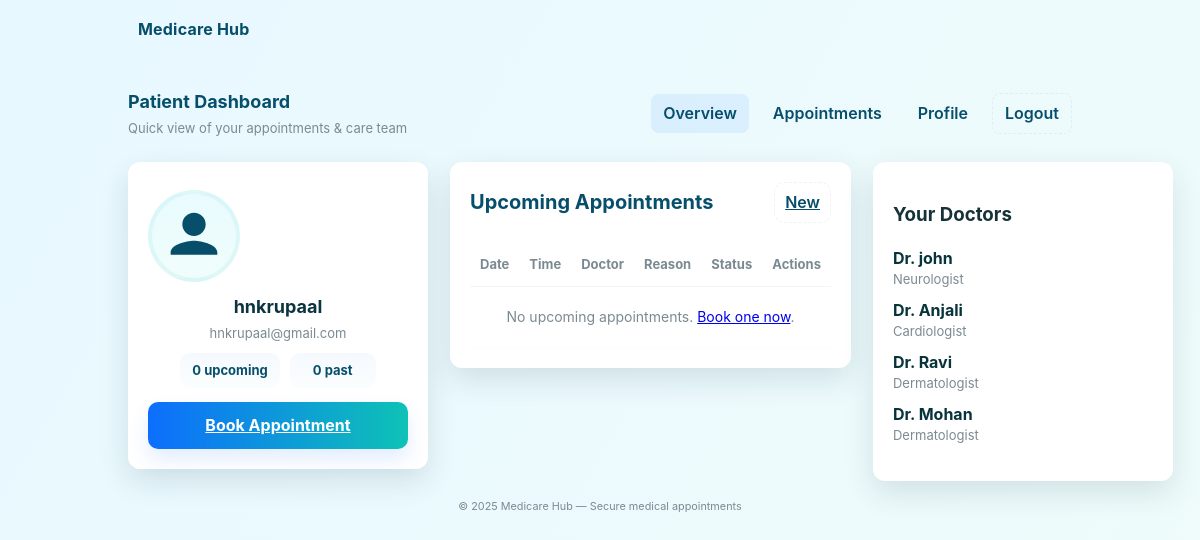
The app's page /accounts/dashboard/patient/ (signed in) with its own data.
### accounts/models.py (models this page shows, shortened)
class Doctor(models.Model):
    user = models.OneToOneField(User,null=True,on_delete=models.CASCADE)
    specialization = models.CharField(max_length=20,null=True)
    phone = models.CharField(max_length=20,null=True,blank=True,unique=True)
    experience_years = models.IntegerField(null=True)
    qualification = models.CharField(max_length=100,null=True,blank=True)
    license_number = models.CharField(max_length=50, unique=True, null=True, blank=True)

### accounts/views.py (the view)
# urls.py: path("dashboard/patient/", views.patient_dashboard, name="patient_dashboard"),
@login_required
def patient_dashboard(request):
    patient = Patient.objects.get(user=request.user)
    upcoming_appointments = Appointment.objects.filter(
        patient=patient
    ).order_by("date", "time")
    context = {
        "patient": patient,
        "upcoming_appointments": upcoming_appointments,
        "upcoming_appointments_count": upcoming_appointments.count(),
        "past_appointments_count": Appointment.objects.filter(patient=patient, date__lt=timezone.now().date()).count(),
        "doctors": Doctor.objects.all(),
    }
    return render(request, "accounts/patient_dashboard.html", context)

### accounts/templates/accounts/patient_dashboard.html (shortened to what this page needs)
<!DOCTYPE html>
<html lang="en">
<head>
  {% load static %}
  <link rel="stylesheet" href="{% static 'css/style.css' %}">
</head>
<body>
  <header class="site-header">
    <div class="site-brand">
      <span class="brand-name">Medicare Hub</span>
    </div>
  </header>
  <main class="dashboard-wrap">
    <div class="top-nav">
      <div>
        <h1 style="font-size:18px;margin:0;color:var(--accent-deep)">Patient Dashboard</h1>
        <p style="margin:4px 0 0 0;color:var(--muted);font-size:13px;">Quick view of your appointments & care team</p>
      </div>
      <div class="nav-links">
        <a href="{% url 'patient_dashboard' %}" class="active">Overview</a>
        <a href="{% url 'patient_appointments' %}">Appointments</a>
        <a href="{% url 'patient_profile' %}">Profile</a>
        <a href="{% url 'logout' %}" class="btn-ghost">Logout</a>
      </div>
    </div>
    <section class="dashboard-grid">
      <aside class="card profile-card">
        <div class="avatar"><svg viewBox="0 0 24 24"><path d="M12 12c2.8 0 5-2.2 5-5s-2.2-5-5-5-5 2.2-5 5 2.2 5 5 5zm0 2c-3.3 0-10 1.7-10 5v1h20v-1c0-3.3-6.7-5-10-5z"/></svg></div>
        <div class="profile-name">{{ user.username }}</div>
        <div class="profile-meta">{{ user.email }}</div>
        <div class="stat-row">
          <div class="stat">{{ upcoming_appointments_count }} upcoming</div>
          <div class="stat">{{ past_appointments_count }} past</div>
        </div>
        <div style="margin-top:14px;">
          <a href="{% url 'book_appointment' %}" class="btn-primary" style="display:block;text-align:center;">Book Appointment</a>
        </div>
      </aside>
      <section class="card">
        <div class="main-header">
          <h2>Upcoming Appointments</h2>
          <a href="{% url 'book_appointment' %}" class="btn-ghost">New</a>
        </div>
        <div style="overflow:auto;">
          <table class="table">
            <thead>
              <tr>
                <th>Date</th><th>Time</th><th>Doctor</th><th>Reason</th><th>Status</th><th>Actions</th>
              </tr>
            </thead>
            <tbody>
              {% for appt in upcoming_appointments %}
              <tr>
                <td>{{ appt.date }}</td>
                <td>{{ appt.time }}</td>
                <td>{{ appt.doctor.user.username }} — {{ appt.doctor.specialization }}</td>
                <td>{{ appt.reason }}</td>
                <td>
                  <span class="status-pill
                    {% if appt.status == 'Confirmed' %}status-confirmed
                    {% elif appt.status == 'Pending' %}status-pending
                    {% elif appt.status == 'Cancelled' %}status-cancelled
                    {% endif %}">
                    {{ appt.status }}
                  </span>
                </td>
                <td>
                  <div class="row-actions">
                    <a class="action-btn view" href="{% url 'appointment_detail' appt.id %}">View</a>
                    <form method="post" action="{% url 'appointment_cancel' appt.id %}" style="display:inline;">
                      {% csrf_token %}
                      {% comment %} <button type="submit" class="action-btn cancel">Cancel</button> {% endcomment %}
                    </form>
                  </div>
                </td>
              </tr>
              {% empty %}
              <tr><td colspan="6" style="text-align:center;color:var(--muted);padding:20px;">No upcoming appointments. <a href="{% url 'book_appointment' %}">Book one now</a>.</td></tr>
              {% endfor %}
            </tbody>
          </table>
        </div>
      </section>
      <aside class="card">
        <h3>Your Doctors</h3>
        <ul style="list-style:none;padding:0;display:grid;gap:10px;">
          {% for doc in doctors %}
          <li style="display:flex;gap:10px;align-items:center;">
            <div>
              <div style="font-weight:700;color:#07333a;">Dr. {{ doc.user.username }}</div>
              <div style="font-size:13px;color:var(--muted);">{{ doc.specialization }}</div>
            </div>
          </li>
          {% empty %}
          <li style="color:var(--muted);font-size:13px;">No doctors linked yet.</li>
          {% endfor %}
        </ul>
      </aside>
    </section>
  </main>
  <footer class="site-footer">
    <small>© <span id="year">2025</span> Medicare Hub — Secure medical appointments</small>
  </footer>
</body>
</html>

### accounts/static/css/style.css (style rules this page uses)
:root { --bg-1: linear-gradient(120deg,#e7f8ff 0%, #f0fcfb 100%); --accent: #0d6efd; --accent-2: #0ec2b6; --accent-deep: #064e6a; --card-bg: #ffffff; --muted: #7b8a92; --radius: 14px; --gap: 1rem; --max-width: 980px; --shadow: 0 12px 30px rgba(12,40,60,0.12); --glass: rgba(255,255,255,0.75); }
* { box-sizing: border-box; }
html,body { height: 100%; }
body { margin: 0; font-family: Inter, "Segoe UI", Roboto, system-ui, -apple-system, "Helvetica Neue", Arial; line-height: 1.45; color: #163238; background: var(--bg-1); -webkit-font-smoothing:antialiased; -moz-osx-font-smoothing:grayscale; }
.site-header { display:flex; align-items:center; padding: 18px 28px; max-width: var(--max-width); margin: 0 auto; }
.site-brand { display:flex; gap:12px; align-items:center; }
.brand-name { font-weight:700; letter-spacing:0.2px; color:var(--accent-deep); }
.btn-primary { margin-top: 2px; display:inline-block; width:100%; padding: 12px 14px; border-radius: 10px; border: none; cursor: pointer; background: linear-gradient(90deg, var(--accent) 0%, var(--accent-2) 100%); color: #fff; font-weight: 700; font-size: 16px; box-shadow: 0 10px 20px rgba(13,110,253,0.12); transition: transform .08s ease, box-shadow .14s ease, opacity .12s ease; }
.site-footer { max-width: var(--max-width); margin: 18px auto 30px; padding: 0 20px; color: var(--muted); font-size:13px; display:flex; justify-content:center; }
.dashboard-grid { display:grid; grid-template-columns: 300px 1fr 320px; gap: 26px; }

### accounts/templates/accounts/patient_dashboard.html (style rules this page uses)
:root { --dash-gap: 22px; --card-padding: 20px; --muted-2: #6f8b90; }
.dashboard-wrap { max-width: var(--max-width); margin: 18px auto; padding: 0 18px; }
.top-nav { display:flex; justify-content:space-between; align-items:center; padding: 12px 0; gap:12px; }
.nav-links { display:flex; gap:12px; align-items:center; }
.nav-links a { color: var(--accent-deep); text-decoration:none; font-weight:600; padding:8px 12px; border-radius:8px; }
.nav-links a.active { background: rgba(13,110,253,0.08); }
.dashboard-grid { display: grid; grid-template-columns: 300px 1fr 300px; gap: var(--dash-gap); align-items: start; margin-top: 12px; }
.card { background: var(--card-bg); padding: var(--card-padding); border-radius: 12px; box-shadow: var(--shadow); }
.profile-card { text-align:center; padding-top:28px; }
.avatar { width:92px; height:92px; border-radius: 999px; display:flex; align-items:center; justify-content:center; margin-bottom:12px; background: linear-gradient(180deg,#e9fbff,#f0fdfb); border: 4px solid rgba(14,194,182,0.08); }
.avatar svg { width:56px; height:56px; fill:var(--accent-deep); }
.profile-name { font-size:18px; font-weight:700; color:#0b3440; margin-bottom:4px; }
.profile-meta { font-size:13px; color:var(--muted); margin-bottom:10px; }
.stat-row { display:flex; gap:10px; justify-content:center; margin-top:10px; }
.stat { background: linear-gradient(180deg, rgba(13,110,253,0.04), rgba(14,194,182,0.02)); padding:8px 12px; border-radius:10px; font-weight:700; color:var(--accent-deep); font-size:13px; min-width:86px; text-align:center; }
.main-header { display:flex; justify-content:space-between; align-items:center; gap:12px; margin-bottom:12px; }
.main-header h2 { margin:0; font-size:20px; color:var(--accent-deep); }
.btn-ghost { padding:8px 10px; border-radius:10px; background:transparent; border:1px dashed rgba(6,50,60,0.06); font-weight:600; color:var(--accent-deep); }
.table { width:100%; border-collapse:collapse; margin-top:8px; }
.table thead th { text-align:left; padding:12px 10px; font-size:13px; color:var(--muted); border-bottom: 1px solid #eef6f6; }
.table td { padding:14px 10px; font-size:14px; color:#0f2f33; border-bottom: 1px solid #fafdfd; }

### records on screen
Doctor: user.username "john", specialization "Neurologist"
Doctor: user.username "Anjali", specialization "Cardiologist"
Doctor: user.username "Ravi", specialization "Dermatologist"
Doctor: user.username "Mohan", specialization "Dermatologist"

### other values on screen
{{ user.username }} "hnkrupaal"
{{ user.email }} "hnkrupaal@gmail.com"
{{ upcoming_appointments_count }} "0"
{{ past_appointments_count }} "0"
